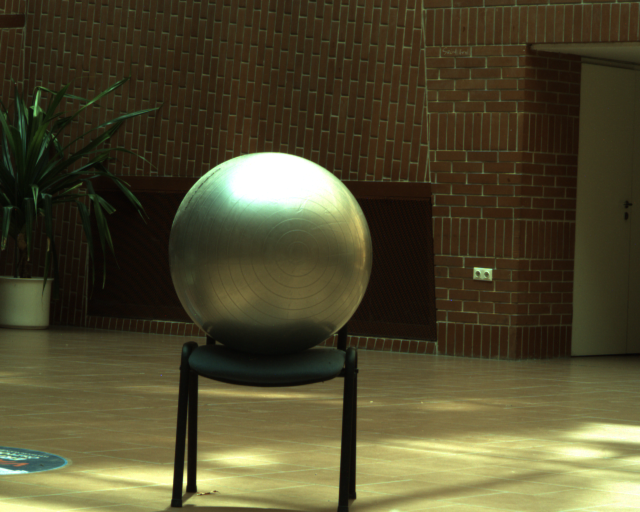
#> input picture images/C1_S1.bmp, 1280 x 1024 px (shown at 1/2 size); its folder holds 4 pictures in this run
$ python est_center_img.py
#> lines starting #> are read from the running program, lines starting #| are printed output that depends on the picture; after the words box and inside, x2 and y2 are one past the last pixel; in counts of white or black regions, pixels touching at a corner belong together
import numpy as np
import cv2


def fit_circle(points):
    # Fit a circle using three non-collinear points
    A = np.array([[1, -2 * x, -2 * y] for x, y in points])
    B = np.array([[-x ** 2 - y ** 2] for x, y in points])
    x = np.linalg.solve(A, B)

    h = x[1, 0]
    k = x[2, 0]
    r = np.sqrt(h ** 2 + k ** 2 - x[0])[0]
    return h, k, r


def fit_circle_ransac(points, radius_range=(0, float("inf")), n_iterations=1000, threshold=2):
    best_circle = None
    best_inliers = []

    for _ in range(n_iterations):
        sample_indices = np.random.choice(len(points), 3, replace=False)
        sample_points = points[sample_indices]

        try:
            circle = fit_circle(sample_points)
            if ~(radius_range[0] < circle[2] < radius_range[1]):
                continue  # Circle radius threshold
        except:
            continue

        center = (circle[0], circle[1])
        r = circle[2]
        distances = np.abs(np.linalg.norm(points - center, axis=1) - r)
        inliers = np.where(distances < threshold)[0]
        if len(inliers) > len(best_inliers):
            best_circle = circle
            best_inliers = inliers

    return best_circle, best_inliers


def fit_ellipse(x, y):
    D = np.mat(np.vstack([x ** 2, x * y, y ** 2, x, y, np.ones(len(x))])).T
    S = np.dot(D.T, D)
    C = np.zeros((6, 6))
    C[0, 2] = 2
    C[1, 1] = -1
    C[2, 0] = 2
    Z = np.dot(np.linalg.inv(S), C)
    eigen_val, eigen_vec = np.linalg.eig(Z)
    eigen_val = eigen_val.reshape(1, -1)
    pos_r, pos_c = np.where(eigen_val > 0 & ~np.isinf(eigen_val))
    a = eigen_vec[:, pos_c]
    params = np.asarray(a).reshape(-1)
    return params


def get_center(ep):
    a, b, c, d, e, f = ep[0], ep[1] / 2, ep[2], ep[3] / 2, ep[4] / 2, ep[5]
    num = b * b - a * c
    x0 = (c * d - b * e) / num
    y0 = (a * e - b * d) / num
    return int(y0) + 1, int(x0) + 1


def get_angle_rot(ep):
    a, b, c, d, e, f = ep[0], ep[1] / 2, ep[2], ep[3] / 2, ep[4] / 2, ep[5]

    if b == 0 and a < c:
        rot = 0
    elif b == 0 and a > c:
        rot = np.rad2deg(np.pi * 0.5)
    elif b != 0 and a < c:
        rot = np.rad2deg(0.5 * np.arctan2(2 * b, (a - c)))
    elif b != 0 and a > c:
        rot = np.rad2deg((np.pi / 2) + 0.5 * np.arctan2(2 * b, (a - c)))
    else:
        rot = np.nan
    return -rot


def get_axis_length(ep):
    a, b, c, d, e, f = ep[0], ep[1] / 2, ep[2], ep[3] / 2, ep[4] / 2, ep[5]
    up = 2 * (a * e * e + c * d * d + f * b * b - 2 * b * d * e - a * c * f)
    down1 = (b * b - a * c) * ((c - a) * np.sqrt(1 + 4 * b * b / ((a - c) * (a - c))) - (c + a))
    down2 = (b * b - a * c) * ((a - c) * np.sqrt(1 + 4 * b * b / ((a - c) * (a - c))) - (c + a))
    res1 = np.sqrt(up / down1)
    res2 = np.sqrt(up / down2)

    semi_major = max(res1, res2)
    semi_minor = min(res1, res2)

    return int(semi_major), int(semi_minor)


def draw_x(center_point, image, size=20, color=(0, 0, 255), thickness=3):
    x, y = center_point
    cv2.line(image, (x - size, y - size), (x + size, y + size), color, thickness)
    cv2.line(image, (x - size, y + size), (x + size, y - size), color, thickness)


def resize_img(image, new_width):
    if image is None:
        raise ValueError("Error: Provided image is not valid.")
    original_height, original_width = image.shape[:2]
    aspect_ratio = original_height / original_width
    new_height = int(new_width * aspect_ratio)
    resized_image = cv2.resize(image, (new_width, new_height), interpolation=cv2.INTER_AREA)

    return resized_image


def calc_sphere_center(xy, r):
    xy_h = np.hstack((xy, np.ones((len(xy), 1))))
    xy_h = np.sqrt(1 / np.sum(xy_h * xy_h, axis=1))[:, np.newaxis] * xy_h
    wPerCosAlpha = np.linalg.lstsq(xy_h, np.ones(len(xy)), rcond=None)[0]
    cosAlpha = 1 / np.linalg.norm(wPerCosAlpha)
    w = cosAlpha * wPerCosAlpha
    d = r / np.sqrt(1 - cosAlpha ** 2)

    S0 = d * w
    return S0


def draw_ellipse_implicit(ellipse_params_px, image, color=(0, 0, 255), thickness=4):
    center = get_center(ellipse_params_px)
    semi_major, semi_minor = get_axis_length(ellipse_params_px)
    angle = get_angle_rot(ellipse_params_px)

    # Draw the ellipse on the image
    cv2.ellipse(image, center, (semi_major, semi_minor), angle, 0, 360, color, thickness)

    return image


def get_edges(img):
    if len(img.shape) == 3 and img.shape[2] == 3:
        gray = cv2.cvtColor(img, cv2.COLOR_BGR2GRAY)
    else:
        gray = img
    gray = cv2.equalizeHist(gray)
    edges = cv2.Canny(gray, threshold1=325, threshold2=350)
    y, x = edges.nonzero()
    points_edge = np.column_stack((x, y))
    return points_edge


if __name__ == "__main__":
    result_images = []
    for idx in range(1, 9):
        filename = f"../images/C1_S{idx}.bmp"
        img = cv2.imread(filename, cv2.IMREAD_COLOR)
#> img is the input picture: shape (1024, 1280, 3); mean B, G, R 45.5, 73.3, 78.9
        points_edge = get_edges(img)
#> in get_edges, `gray = cv2.cvtColor(img, cv2.COLOR_BGR2GRAY)`:
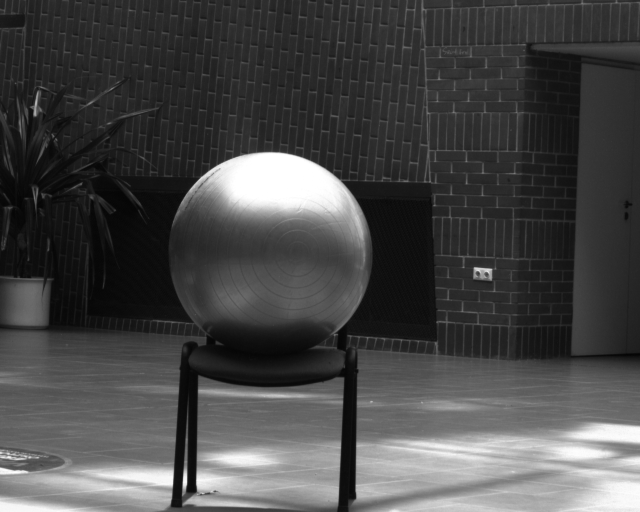
#> gray: shape (1024, 1280) (shown at 1/2 size); min 4, max 255, mean 71.8
#> in get_edges, `gray = cv2.equalizeHist(gray)`:
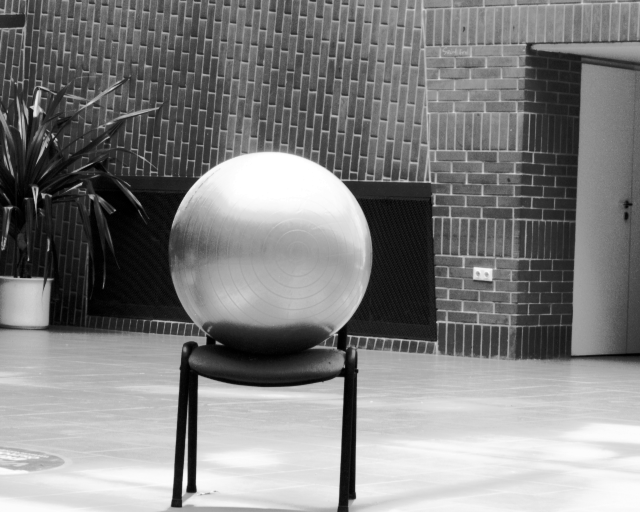
#> gray: shape (1024, 1280) (shown at 1/2 size); min 0, max 255, mean 128.7
#> in get_edges, `edges = cv2.Canny(gray, threshold1=325, threshold2=350)`:
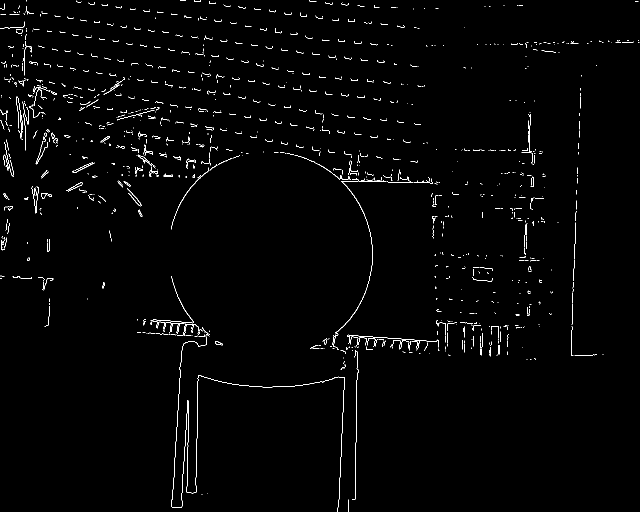
#> edges: shape (1024, 1280) (shown at 1/2 size); 1.2% white in thin lines or dots
#> in get_edges, `y, x = edges.nonzero()`: y = 16384 values from 0 to 1023; x = 16384 values, max 1278 at index 1440, min 0 at index 293, mean 506.1
#> in get_edges, `points_edge = np.column_stack((x, y))`: points_edge = 16384 pairs, first value 0 to 1278, second value 0 to 1023

        # intrinsic matrix
        k = np.array([[4531.3, 0, 658.86],
                      [0, 4528.8, 619.01],
                      [0, 0, 1]])

        # fit an ellipse to the best circle found
        circle, inliers = fit_circle_ransac(points=points_edge, radius_range=(50, 275), n_iterations=10000,
                                            threshold=2)
#> the loop in fit_circle_ransac, `for _ in range(n_iterations):` made 10000 passes
#> (sample_indices, sample_points, A in fit_circle, B in fit_circle, x in fit_circle, h in fit_circle, k in fit_circle) on passes 1 to 3: ([3180, 10131, 7536], [[849, 173], [73, 425], [73, 327]], [[1, -1698, -346], [1, -146, -850], [1, -146, -654]], [-750730, -185954, -112258], [204602.8, 486, 376], 486, 376), ([5112, 9223, 9514], [[213, 246], [159, 379], [871, 391]], [[1, -426, -492], [1, -318, -758], [1, -1742, -782]], [-105885, -168922, -911522], [332336.1, 514, 445.7], 514, 445.7), ([15714, 10700, 2719], [[711, 904], [1150, 485], [9, 155]], [[1, -1422, -1808], [1, -2300, -970], [1, -18, -310]], [-1322737, -1557725, -24106], [87102.9, 578, 325.2], 578, 325.2)
#> best_circle on passes 106, 528, 1352: (556.9, 511.7, 222.3), (535.5, 508.2, 208.3), (540, 507.1, 203.1)
#> after the loop in fit_circle_ransac, `for _ in range(n_iterations):`: best_inliers = 671 values from 6702 to 14087
#> circle = (540, 507.1, 203.1); inliers = 671 values from 6702 to 14087
        inliers_img_h = [[x, y, 1] for x, y in points_edge[inliers]]
#> inliers_img_h = 671 items, first 6: [527, 303, 1], [526, 304, 1], [548, 304, 1], [549, 304, 1], [550, 304, 1], [551, 304, 1]
        inliers_cam_h = inliers_img_h @ np.linalg.inv(k).transpose()  # normalize to the camera coord system
#> inliers_cam_h = 671 rows, first 8: [-0.0291, -0.0698, 1], [-0.0293, -0.0696, 1], [-0.0245, -0.0696, 1], [-0.0242, -0.0696, 1], [-0.024, -0.0696, 1], [-0.0238, -0.0696, 1], [-0.0236, -0.0696, 1], [-0.0234, -0.0696, 1]
        inliers_cam_xy = [list(pair) for pair in zip(inliers_cam_h[:, 0], inliers_cam_h[:, 1])]
#> inliers_cam_xy = 671 pairs, first value -0.0699 to 0.019, second value -0.0698 to 0.0168
        center_3d = calc_sphere_center(inliers_cam_xy, r=0.3)
#> in calc_sphere_center, `xy_h = np.hstack((xy, np.ones((len(xy), 1))))`: xy_h has the same summary as inliers_cam_h outside calc_sphere_center
#> in calc_sphere_center, `xy_h = np.sqrt(1 / np.sum(xy_h * xy_h, axis=1))[:, np.newaxis] * xy_h`: xy_h = 671 rows, first 8: [-0.029, -0.0696, 0.997], [-0.0292, -0.0694, 0.997], [-0.0244, -0.0694, 0.997], [-0.0242, -0.0694, 0.997], [-0.024, -0.0694, 0.997], [-0.0237, -0.0694, 0.997], [-0.0235, -0.0694, 0.997], [-0.0233, -0.0694, 0.997]
#> in calc_sphere_center, `wPerCosAlpha = np.linalg.lstsq(xy_h, np.ones(len(xy)), rcond=None)[0]`: wPerCosAlpha = [-0.0261, -0.0246, 1]
#> in calc_sphere_center, `cosAlpha = 1 / np.linalg.norm(wPerCosAlpha)`: cosAlpha = 0.999
#> in calc_sphere_center, `w = cosAlpha * wPerCosAlpha`: w = [-0.0261, -0.0246, 0.999]
#> in calc_sphere_center, `d = r / np.sqrt(1 - cosAlpha ** 2)`: d = 6.68
#> in calc_sphere_center, `S0 = d * w`: S0 = [-0.174, -0.164, 6.68]
#> center_3d = [-0.174, -0.164, 6.68]

        # visualizing the ellipse
        ellipse_params_px = fit_ellipse(points_edge[inliers][:, 1], points_edge[inliers][:, 0])
#> in fit_ellipse, `D = np.mat(np.vstack([x ** 2, x * y, y ** 2, x, y, np.ones(len(x))])).T`: D = 671 rows, first 6: [91809, 159681, 277729, 303, 527, 1], [92416, 159904, 276676, 304, 526, 1], [92416, 166592, 300304, 304, 548, 1], [92416, 166896, 301401, 304, 549, 1], [92416, 167200, 302500, 304, 550, 1], [92416, 167504, 303601, 304, 551, 1]
#> in fit_ellipse, `S = np.dot(D.T, D)`: S = [[4.81e+13, 4.64e+13, 5.41e+13, 8.57e+10, 8.93e+10, 160114223], [4.64e+13, 5.41e+13, 7.35e+13, 8.93e+10, 1.13e+11, 182250382], [5.41e+13, 7.35e+13, 1.11e+14, 1.13e+11, 1.64e+11, 249235455], [8.57e+10, 8.93e+10, 1.13e+11, 160114223, 182250382, 317069], [8.93e+10, 1.13e+11, 1.64e+11, 182250382, 249235455, 396399], [160114223, 182250382, 249235455, 317069, 396399, 671]]
#> in fit_ellipse, `Z = np.dot(np.linalg.inv(S), C)`: Z = [[4.92e-08, 2.86e-10, 4.93e-08, 0, 0, 0], [-5.73e-10, -1.4e-11, -5.72e-10, 0, 0, 0], [4.91e-08, 2.87e-10, 4.92e-08, 0, 0, 0], [-4.96e-05, -2.82e-07, -4.97e-05, 0, 0, 0], [-5.28e-05, -3.02e-07, -5.28e-05, 0, 0, 0], [0.0248, 0.000141, 0.0248, 0, 0, 0]]
#> in fit_ellipse, `eigen_val, eigen_vec = np.linalg.eig(Z)`: eigen_val = [0, 0, 0, 9.84e-08, -1.24e-11, -9.79e-12]; eigen_vec = [[0, 0, 0, 1.99e-06, 2.99e-06, 1.04e-06], [0, 0, 0, -2.31e-08, 4.32e-06, -2.87e-06], [0, 0, 0, 1.98e-06, -3.01e-06, -1.03e-06], [1, 0, 0, -0.002, -0.00516, 0.000692], [0, 1, 0, -0.00213, 0.00114, 0.00268], [0, 0, 1, 1, 1, -1]]
#> in fit_ellipse, `eigen_val = eigen_val.reshape(1, -1)`: eigen_val = [[0, 0, 0, 9.84e-08, -1.24e-11, -9.79e-12]]
#> in fit_ellipse, `pos_r, pos_c = np.where(eigen_val > 0 & ~np.isinf(eigen_val))`: pos_r = [0]; pos_c = [3]
#> in fit_ellipse, `a = eigen_vec[:, pos_c]`: a = [[1.99e-06], [-2.31e-08], [1.98e-06], [-0.002], [-0.00213], [1]]
#> in fit_ellipse, `params = np.asarray(a).reshape(-1)`: params = [1.99e-06, -2.31e-08, 1.98e-06, -0.002, -0.00213, 1]
#> ellipse_params_px has the same summary as params in fit_ellipse
        draw_ellipse_implicit(ellipse_params_px, img, color=(0, 0, 255), thickness=10)
#> in get_center, `a, b, c, d, e, f = ep[0], ep[1] / 2, ep[2], ep[3] / 2, ep[4] / 2, ep[5]`: a = 1.99e-06; b = -1.15e-08; c = 1.98e-06; d = -0.001; e = -0.00106; f = 1
#> in get_center, `num = b * b - a * c`: num = -3.93e-12
#> in get_center, `x0 = (c * d - b * e) / num`: x0 = 507.3
#> in get_center, `y0 = (a * e - b * d) / num`: y0 = 540.1
#> in draw_ellipse_implicit, `center = get_center(ellipse_params_px)`: center = (541, 508)
#> in get_axis_length, `a, b, c, d, e, f = ep[0], ep[1] / 2, ep[2], ep[3] / 2, ep[4] / 2, ep[5]`: a = 1.99e-06; b = -1.15e-08; c = 1.98e-06; d = -0.001; e = -0.00106; f = 1
#> in get_axis_length, `up = 2 * (a * e * e + c * d * d + f * b * b - 2 * b * d * e - a * c * f)`: up = 6.5e-13
#> in get_axis_length, `down1 = (b * b - a * c) * ((c - a) * np.sqrt(1 + 4 * b * b / ((a - c) ..`: down1 = 1.57e-17
#> in get_axis_length, `down2 = (b * b - a * c) * ((a - c) * np.sqrt(1 + 4 * b * b / ((a - c) ..`: down2 = 1.55e-17
#> in get_axis_length, `res1 = np.sqrt(up / down1)`: res1 = 203.5
#> in get_axis_length, `res2 = np.sqrt(up / down2)`: res2 = 204.7
#> in get_axis_length, `semi_minor = min(res1, res2)`: semi_minor = 203.5
#> in draw_ellipse_implicit, `semi_major, semi_minor = get_axis_length(ellipse_params_px)`: semi_major = 204; semi_minor = 203
#> in get_angle_rot, `a, b, c, d, e, f = ep[0], ep[1] / 2, ep[2], ep[3] / 2, ep[4] / 2, ep[5]`: a = 1.99e-06; b = -1.15e-08; c = 1.98e-06; d = -0.001; e = -0.00106; f = 1
#> in get_angle_rot, `rot = np.rad2deg((np.pi / 2) + 0.5 * np.arctan2(2 * b, (a - c)))`: rot = 49.29
#> in draw_ellipse_implicit, `angle = get_angle_rot(ellipse_params_px)`: angle = -49.29

        # project the sphere center point to the image
        center_img = k @ center_3d
#> center_img = [3607.5, 3389, 6.68]
        center_img = center_img / center_img[2]
#> center_img = [540.4, 507.7, 1]
        center_img = np.array(center_img[:2], int)
#> center_img = [540, 507]
        draw_x(center_img, img, color=(0, 0, 255), thickness=3)
#> in draw_x, `x, y = center_point`: x = 540; y = 507
#> in draw_x, `cv2.line(image, (x - size, y - size), (x + size, y + size), color, thi..`:
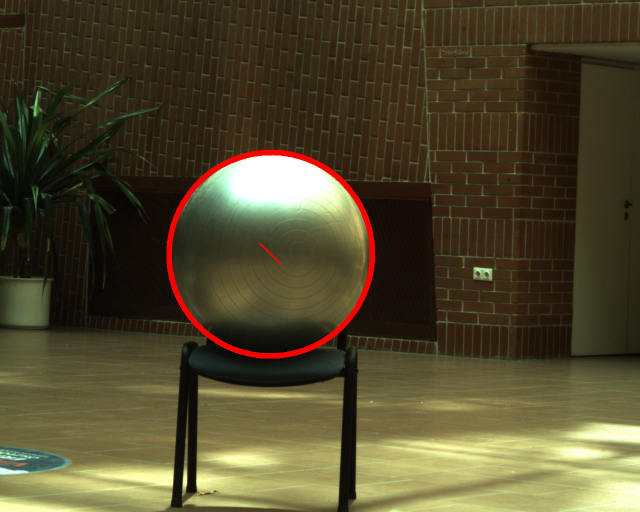
#> image: shape (1024, 1280, 3) (shown at 1/2 size); mean B, G, R 44.9, 72.4, 80.9
#> in draw_x, `cv2.line(image, (x - size, y + size), (x + size, y - size), color, thi..`: image: shape (1024, 1280, 3); 0.02% of pixels changed, all inside (x1, y1, x2, y2) = (518, 485, 563, 530)

        result_images.append(img)
        print(f"Processing image {idx}")
#> pass 2 of the loop `for idx in range(1, 9):`:
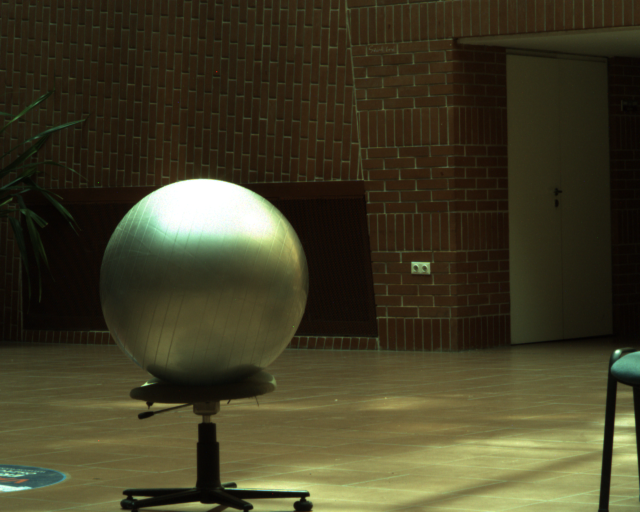
#> input picture images/C1_S2.bmp, 1280 x 1024 px (shown at 1/2 size)
#> img is the input picture: shape (1024, 1280, 3); mean B, G, R 37.5, 61.2, 65.5
#> in get_edges (call 2), `edges = cv2.Canny(gray, threshold1=325, threshold2=350)`:
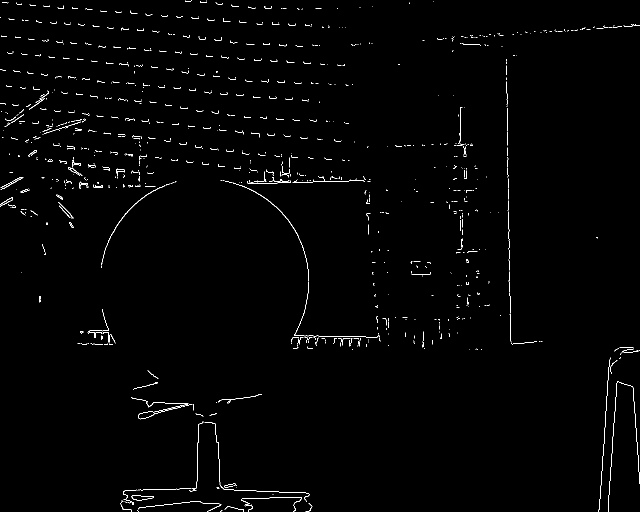
#> edges: shape (1024, 1280) (shown at 1/2 size); 0.98% white in thin lines or dots
#> in get_edges (call 2), `y, x = edges.nonzero()`: y = 12792 values from 0 to 1023; x = 12792 values, max 1279 at index 633, min 0 at index 361, mean 517.1
#> in get_edges (call 2), `points_edge = np.column_stack((x, y))`: points_edge = 12792 pairs, first value 0 to 1279, second value 0 to 1023
#> the loop in fit_circle_ransac (call 2), `for _ in range(n_iterations):` made 10000 passes
#> (sample_indices, sample_points, A in fit_circle, B in fit_circle, x in fit_circle, h in fit_circle, k in fit_circle) on passes 1 to 2: ([10017, 572, 8351], [[1254, 769], [623, 49], [79, 592]], [[1, -2508, -1538], [1, -1246, -98], [1, -158, -1184]], [-2163877, -390530, -356705], [510040.8, 672.2, 642.3], 672.2, 642.3), ([8362, 5632, 4751], [[79, 593], [669, 356], [281, 316]], [[1, -158, -1186], [1, -1338, -712], [1, -562, -632]], [-357890, -574297, -178817], [478615.4, 443, 646.3], 443, 646.3)
#> in draw_x (call 2), `cv2.line(image, (x - size, y - size), (x + size, y + size), color, thi..`:
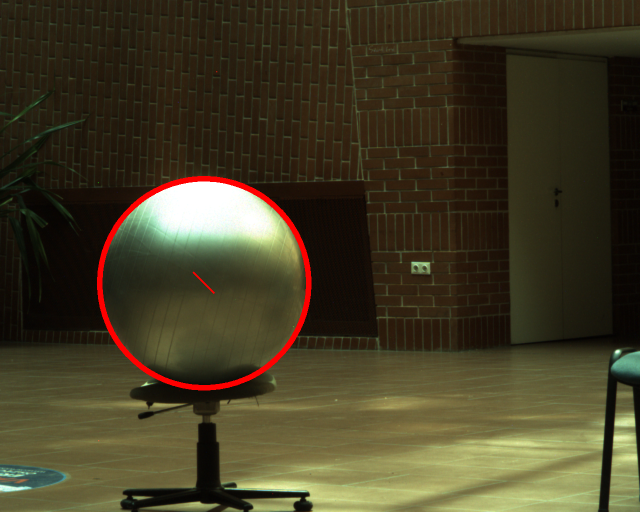
#> image: shape (1024, 1280, 3) (shown at 1/2 size); mean B, G, R 37, 60.4, 67.6
#> pass 3 of the loop `for idx in range(1, 9):`:
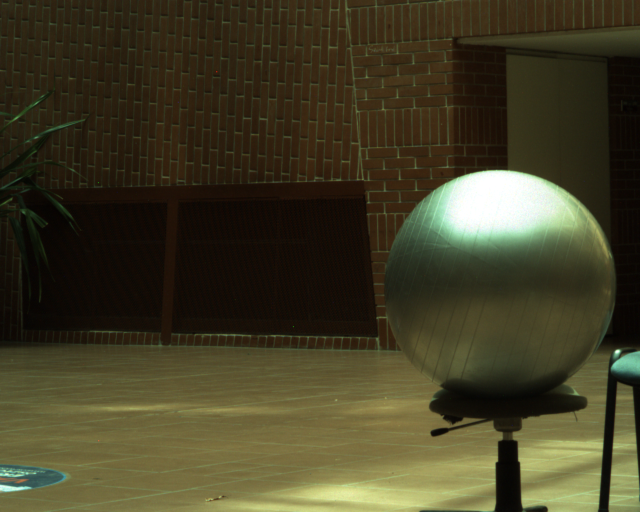
#> input picture images/C1_S3.bmp, 1280 x 1024 px (shown at 1/2 size)
#> img is the input picture: shape (1024, 1280, 3); mean B, G, R 37.9, 62.3, 67
#> in get_edges (call 3), `edges = cv2.Canny(gray, threshold1=325, threshold2=350)`:
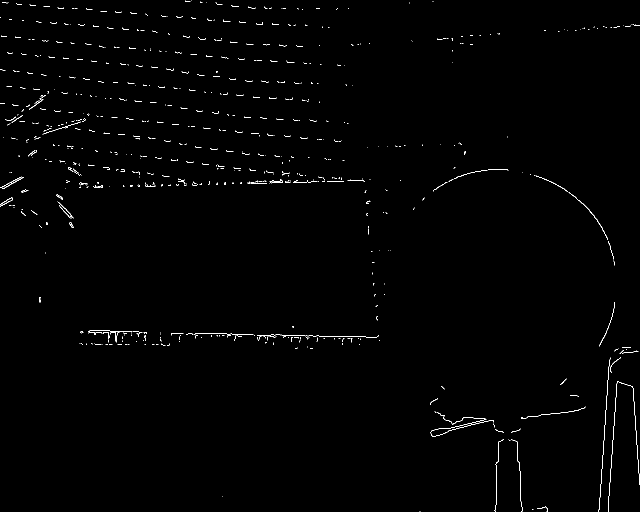
#> edges: shape (1024, 1280) (shown at 1/2 size); 0.65% white in thin lines or dots
#> in draw_x (call 3), `cv2.line(image, (x - size, y - size), (x + size, y + size), color, thi..`:
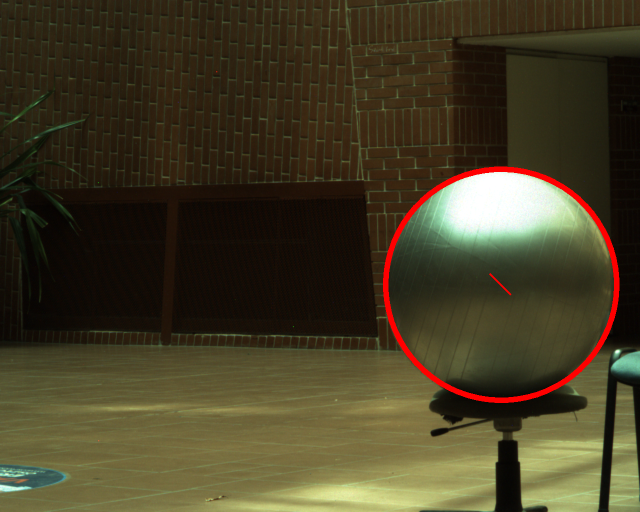
#> image: shape (1024, 1280, 3) (shown at 1/2 size); mean B, G, R 37.4, 61.5, 69.4
#> (the run stopped early here; a loop or call above may not have finished)
